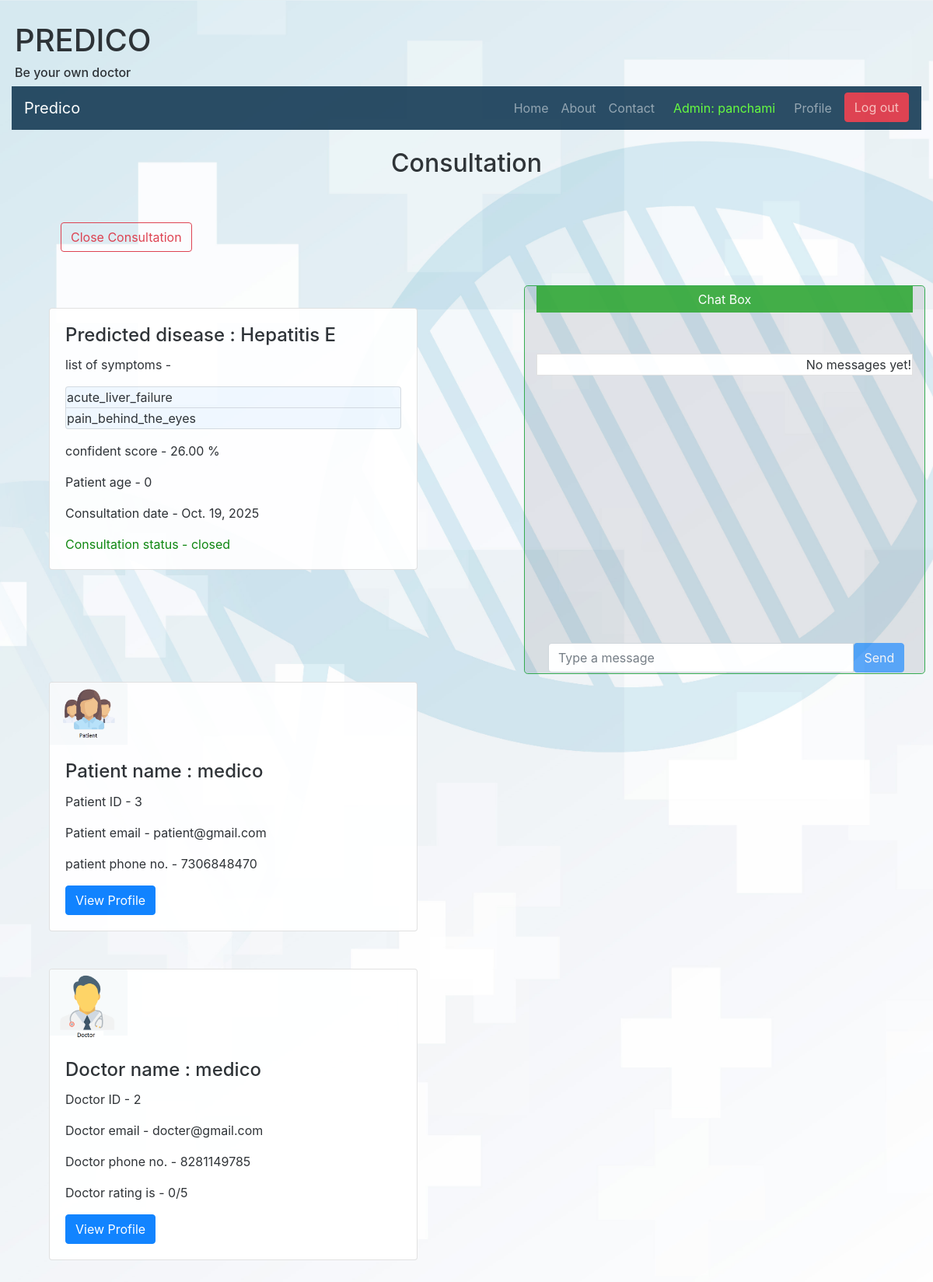
Screenshot of /consultationview/1 (signed in) with the database file from the repository.
### main_app/models.py (models this page shows)
class consultation(models.Model):
    patient = models.ForeignKey(patient ,null=True, on_delete=models.SET_NULL)
    doctor = models.ForeignKey(doctor ,null=True, on_delete=models.SET_NULL)
    diseaseinfo = models.OneToOneField(diseaseinfo, null=True, on_delete=models.SET_NULL)
    consultation_date = models.DateField()
    messages = models.JSONField(blank=True, default=list)
    status = models.CharField(max_length = 20)

class diseaseinfo(models.Model):
    patient = models.ForeignKey(patient , null=True, on_delete=models.SET_NULL)
    diseasename = models.CharField(max_length = 200)
    no_of_symp = models.IntegerField()
    symptomsname = models.JSONField()
    confidence = models.DecimalField(max_digits=5, decimal_places=2)
    consultdoctor = models.CharField(max_length = 200)

class patient(models.Model):
    user = models.OneToOneField(User, on_delete=models.CASCADE, primary_key=True)
    is_patient = models.BooleanField(default=True)
    is_doctor = models.BooleanField(default=False)
    name = models.CharField(max_length = 50)
    dob = models.DateField()
    address = models.CharField(max_length = 100)
    mobile_no = models.CharField(max_length = 15)
    gender = models.CharField(max_length = 10)
    @property
    def age(self):
        today = date.today()
        db = self.dob
        age = today.year - db.year
        if today.month < db.month or today.month == db.month and today.day < db.day:
            age -= 1
        return age

class doctor(models.Model):
    user = models.OneToOneField(User, on_delete=models.CASCADE, primary_key=True)
    is_patient = models.BooleanField(default=False)
    is_doctor = models.BooleanField(default=True)
    name = models.CharField(max_length = 50)
    dob = models.DateField()
    address = models.CharField(max_length = 100)
    mobile_no = models.CharField(max_length = 15)
    gender = models.CharField(max_length = 10)
    registration_no = models.CharField(max_length = 20)
    year_of_registration = models.DateField()
    qualification = models.CharField(max_length = 20)
    State_Medical_Council = models.CharField(max_length = 30)
    specialization = models.CharField(max_length = 30)
    rating = models.IntegerField(default=0)

### main_app/views.py (the view)
# urls.py: path('consultationview/<int:consultation_id>', views.consultationview , name='consultationview'),
def  consultationview(request,consultation_id):
    if request.method == 'GET':
      request.session['consultation_id'] = consultation_id
      consultation_obj = consultation.objects.get(id=consultation_id)
      return render(request,'consultation/consultation.html', {"consultation":consultation_obj })

### templates/consultation/consultation.html (shortened to what this page needs)
{% extends "basic.html" %}
{% load static %}
{% block body %}
<br><center><h2> Consultation</h2>
</center>
<br>
<div class="row">
<div class="col" >
  <div class="container mt-4 ml-5 mr-5">
          <button type="button" class="btn btn-outline-danger mb-4" data-toggle="collapse" data-target="#demo2">Close Consultation</button>
  </div>
    <div class="card mt-5 ml-5 mr-5 mb-5">
        <div class="card-body">
          <h4 class="card-title">Predicted disease : {{consultation.diseaseinfo.diseasename}}</h4>
          <p class="card-text">list of symptoms -
              <ul class="list-group" >
                {% for i in consultation.diseaseinfo.symptomsname %}
                <li class="list-group-item" style="background-color:aliceblue">{{i}}</li>
                {% endfor %}
              </ul>
          </p>
          <p class="card-text">confident score - {{consultation.diseaseinfo.confidence}} %</p>
          <p class="card-text">Patient age - {{consultation.patient.age}}</p>
          <p class="card-text">Consultation date - {{consultation.consultation_date}}</p>
          <p class="card-text" style="color: green;">Consultation status - {{consultation.status}}</p>
        </div>
    </div>
<br><br>
                            <div class="card mt-5 ml-5 mr-5 mb-5" >
                                <div class="text-center " style="width:100px">
                                    <img class="card-img-top " src="{% static 'homepage/patient.png' %}" alt="Card image" style="width:100%;">
                                </div>
                                <div class="card-body">
                                  <h4 class="card-title">Patient name : {{consultation.patient.name}}</h4>
                                  <p class="card-text">Patient ID - {{consultation.patient.user_id}}</p>
                                  <p class="card-text">Patient email - {{consultation.patient.user.email}}</p>
                                  <p class="card-text">patient phone no. - {{consultation.patient.mobile_no}}</p>
                                  <a href="{% url 'pviewprofile' consultation.patient.user.username %}" class="btn btn-primary">View Profile</a>
                                </div>
                            </div>
                                <div class="card mt-5 ml-5 mr-5 mb-5" >
                                        <div class="text-center " style="width:100px">
                                            <img class="card-img-top" src="{% static 'homepage/doctor.png' %}" alt="Card image" style="width:100%;">
                                        </div>
                                        <div class="card-body" style="display: inline-block;">
                                          <h4 class="card-title">Doctor name : {{consultation.doctor.name}}</h4>
                                          <p class="card-text">Doctor ID - {{consultation.doctor.user_id}}</p>
                                          <p class="card-text">Doctor email - {{consultation.doctor.user.email}}</p>
                                          <p class="card-text">Doctor phone no. - {{consultation.doctor.mobile_no}}</p>
                                          <p class="card-text">Doctor rating is - {{consultation.doctor.rating}}/5</p>
                                          <a href="{% url 'dviewprofile' consultation.doctor.user.username %}" class="btn btn-primary">View Profile</a>
                                        </div>
                                </div>
</div>
      <div class="col">
            <div class="container-fluid border border-success rounded-lg" id="chat_window" style="background-color: #1423301a !important;">
                                <div id="chat-body" class="panel panel-default">
                                    <center> <div class="panel-heading">Chat Box
                                             </div>  </center>
                                    <div id="msg-list-div" class="panel-body">
                                                <ul id="msg-list" class="list-group">
                                          {% include 'consultation/chat_body.html' %}
                                                </ul>
                                    </div>
                                    <br>
                                        <div id="chat-form" class="container-fluid">  {% csrf_token %}
                                            <div id="chat-bottom" class="input-group">
                                                <input type="text" id="chat-msg" name="chat-msg" class="form-control" placeholder="Type a message" />
                                            <div>
                                                    <input class="btn btn-primary" id="send" type="submit" value="Send"/>
                                        </div>
                                </div>
             </div>
</div>
</div>
{% endblock %}

### templates/basic.html (shortened to what this page needs)
﻿{% load static %}
<!doctype html>
<html lang="en">
  <head>
    <link rel="stylesheet" href="https://stackpath.bootstrapcdn.com/bootstrap/4.3.1/css/bootstrap.min.css">
    <link rel="stylesheet" href="{% static 'homepage/bootstrap/css/bootstrap.min.css' %}">
   <link rel="stylesheet" href="{% static 'homepage/bootstrap/css/bootstrap.min.css' %}">
   <link rel="stylesheet" href="{% static 'homepage/css.css' %}">
  </head>
  <body>
      <div class="container-fluid">
          <div class="page-header mt-1 mb-1 ml-1 ">
          <h1>PREDICO</h1>
          <h6>Be your own doctor </h6>
        </div>
          <nav class="navbar navbar-expand-lg navbar-dark" style="background-color: #1b405a;">
              <a class="navbar-brand" href="{% url 'home' %}">Predico </a>
              <div class="collapse navbar-collapse" id="navbarSupportedContent">
                  <ul class="navbar-nav ml-auto">
                      <li class="nav-item">
                          <a class="nav-link" href="{% url 'home' %}">Home</a>
                      </li>
                      <li class="nav-item">
                          <a class="nav-link" href="{% url 'home' %}">About</a>
                      </li>
                      <li class="nav-item">
                          <a class="nav-link" href="{% url 'home' %}">Contact</a>
                      </li>
                    {% if user.is_authenticated %}
                      {% if user.is_superuser  %}
                      <li class="nav-item ml-2">
                        <li class="nav-link" href="{% url 'admin_ui' %}" style="color: rgb(91, 252, 50);">Admin: {{user.username}}</li>
                        </li>
                        <li class="nav-item ml-2">
                            <a class="nav-link" href="{% url 'admin_ui' %}">Profile</a>
                            </li>
                      {% endif %}
                      <li class="nav-item ml-2">
      <button class="btn btn-danger btn-xs" data-toggle="modal" data-target="#logout-modal" style="color: rgb(247, 190, 188);">Log out</button>
                      </li>
                      {% endif %}
                  </ul>
              </div>
          </nav>
  {% block body %}
  {% endblock %}
</div>
</body>
</html>

### templates/consultation/consultation.html (style rules this page uses)
#chat_window { position: fixed; max-height: 500px; bottom: 4%; top: 22%; right: 10px; max-width: 43%; min-width: 43%; }
#chat-form { position: absolute; bottom: 1px; float: bottom; width: 95%; }
.panel-heading { position: relative; background-color: #35a83b; padding: 5px; margin-bottom: 5px ; color: #fff; }
.panel-body { overflow-y: scroll; max-height:400px; width: auto; top: 10px; bottom: 20px; }
body { position: relative; box-shadow: 0px 0px 20px 0px rgb(219, 218, 218) !important; background-color: #5f94c21a !important; }
.list-group-item { display: block; padding: 1px !important; }
.container { max-width:1170px; margin:auto; }
img { max-width:100%; }

### rows the page displays
consultation: diseaseinfo.diseasename "Hepatitis E", diseaseinfo.confidence "26.00", patient.age "0", consultation_date "Oct. 19, 2025", status "closed", patient.name "medico", patient.user_id "3", patient.user.email "patient@gmail.com", patient.mobile_no "7306848470", doctor.name "medico", doctor.user_id "2", doctor.user.email "docter@gmail.com", doctor.mobile_no "8281149785", doctor.rating "0"

### other values shown
{{ user.username }} "panchami"
{{ i }} "acute_liver_failure" "pain_behind_the_eyes"
